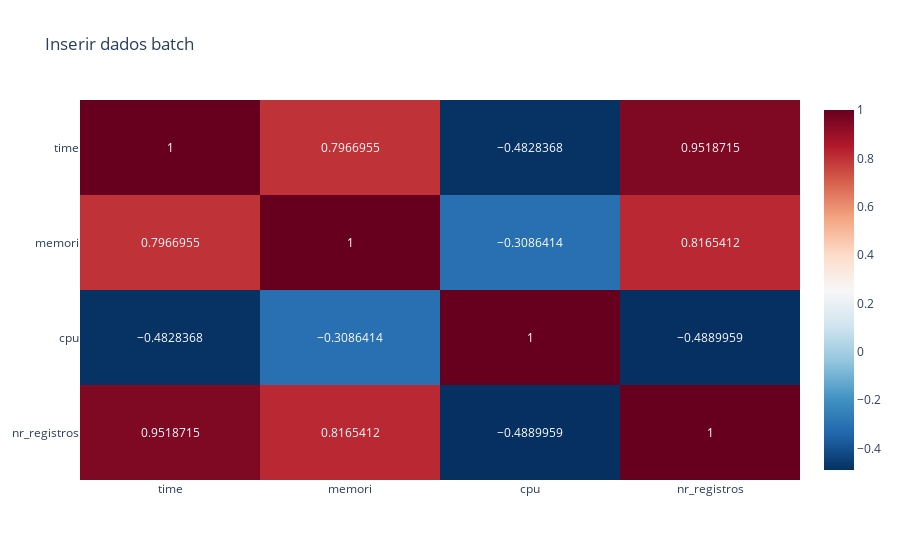

This figure's notebook cell:
### Code cell
fig = px.imshow(
    df_insert_batch_corr,
    text_auto=True,
    aspect="auto",
    color_continuous_scale="RdBu_r",
    title="Inserir dados batch",
)
fig.show()

### Figure 1 — Plotly figure (JSON) as saved in the notebook; plotly's stock layout.template omitted (floating-point values rounded to 4 significant figures)
{"data": [{"coloraxis": "coloraxis", "hovertemplate": "x: %{x}<br>y: %{y}<br>color: %{z}<extra></extra>", "name": "0", "texttemplate": "%{z}", "type": "heatmap", "x": ["time", "memori", "cpu", "nr_registros"], "xaxis": "x", "y": ["time", "memori", "cpu", "nr_registros"], "yaxis": "y", "z": [[1.0, 0.7967, -0.4828, 0.9519], [0.7967, 1.0, -0.3086, 0.8165], [-0.4828, -0.3086, 1.0, -0.489], [0.9519, 0.8165, -0.489, 1.0]]}], "layout": {"coloraxis": {"colorscale": [[0, "rgb(5,48,97)"], [0.1, "rgb(33,102,172)"], [0.2, "rgb(67,147,195)"], [0.3, "rgb(146,197,222)"], [0.4, "rgb(209,229,240)"], [0.5, "rgb(247,247,247)"], [0.6, "rgb(253,219,199)"], [0.7, "rgb(244,165,130)"], [0.8, "rgb(214,96,77)"], [0.9, "rgb(178,24,43)"], [1, "rgb(103,0,31)"]]}, "title": {"text": "Inserir dados batch"}, "xaxis": {"anchor": "y", "domain": [0, 1]}, "yaxis": {"anchor": "x", "autorange": "reversed", "domain": [0, 1]}}}
